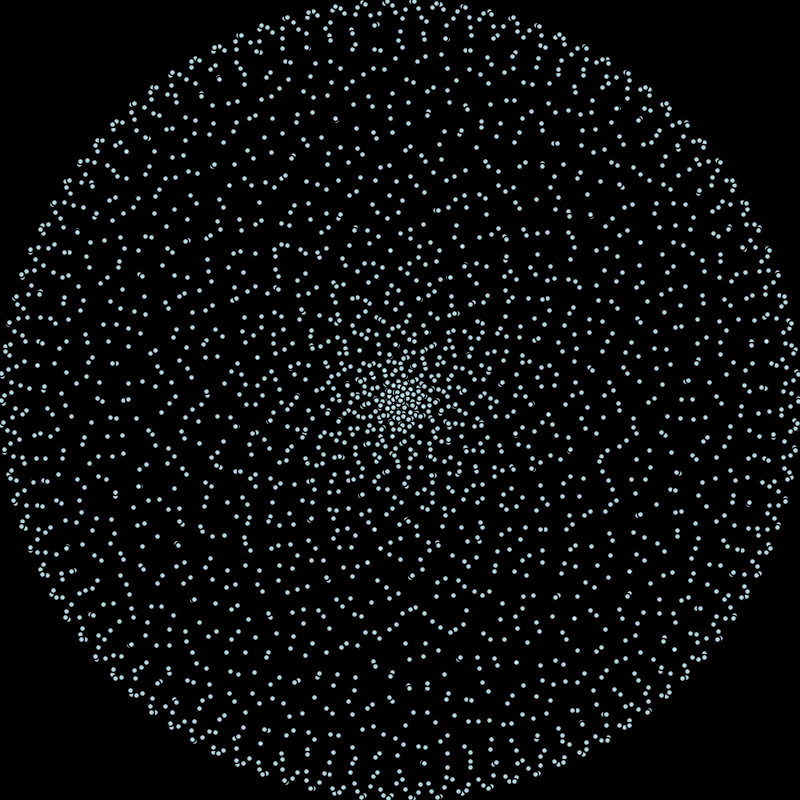
Frame 1 (no input)
Frame 60 (the mouse pressed at the canvas centre just before this capture): identical to frame 1, image omitted
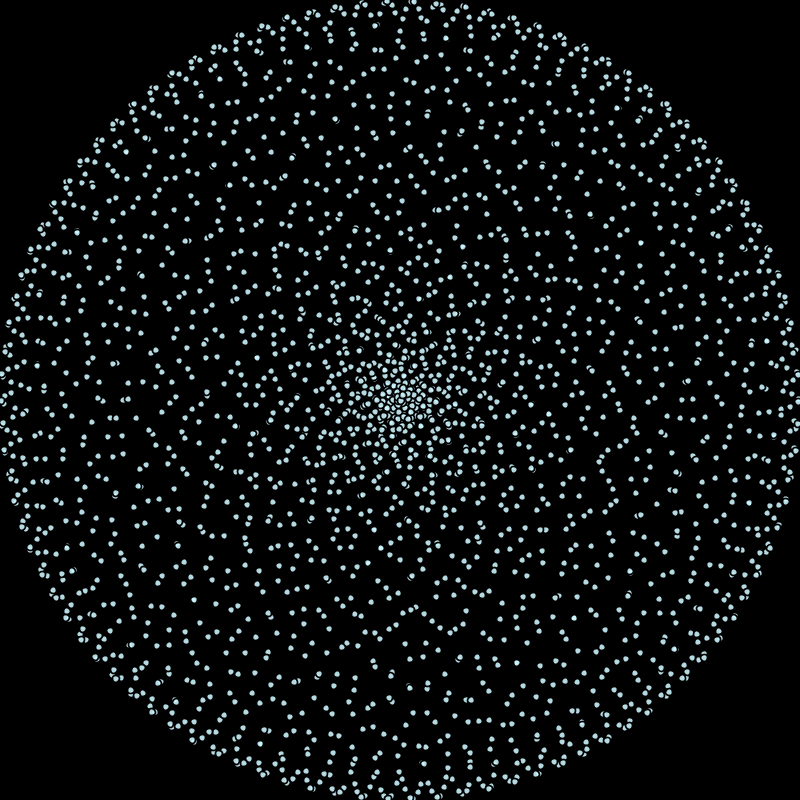
Frame 120 (the mouse held since frame 60 and released just before this capture)

The Processing sketch that drew these frames (run headless with seeded random() and noise(); from frame 60 on, the mouse is pressed at the canvas centre):

// Processing sketch: processing_99863
// ── processing_99863.pde

//I know I got some of this code from somewhere on open processing, but now can't find the original

float n = 12.25; // n = 2 , 3, 4, 5, 1/2, e, PI, sqrt(2) etc
float n1 = 13;
float nSpeed = .000250;
float a = 399f;
float k = 10f;
float r1,r2,r3,r4,r5;
int red;
boolean nGo;

void setup() {
  size(800,800);
  background(255);
  smooth();
  r1=0;
  r2=50;
  r3=100;
  r4=150;
 //noLoop();
  colorMode(HSB, 360, 100, 100);

}
 
void draw() {  
  background(0);
  nSpeed = map(mouseX,0,width,.000050,.000625);
  strokeWeight(1);
    if(nGo){
    //to stop at intervals...  
    if(n > n1){
      nGo = false;
      n1++;
    }
    else {
      n += nSpeed;
    }
  }
  for(float t = -8*PI; t <= 8*PI; t += 0.02) {
 //   float r = k*sqrt(a * sin(n * t));
     float r = a * sin(n * t);
//      float r = a * cos(n * t);
 
    // Polar to Cartesian conversion
    float x = r * cos(t) + width/2;
    float y = r * sin(t) + height/2;

     if (x > (width/8 * 3) || x < (width/8 *5) ){
       red = 255;
     }
     else {
        red = 0;
     }
    r = map(r,0,500,0,200);
   // r1 = map(x,0,width,0,360);

    r2 = map(y,0,height,0,360);
    r3 = map(mouseY,0,height,100,149);
    r4 = map(mouseY,0,height,150,200);
    r5 = map(mouseX,0,width,6,8);

    strokeWeight(r5 - r5/1.325);
   // fill(r, random(r1,r2), random(r3,r4),225);
 // this makes rainbows
 //r1 = dist(x,y,width/2,height/2);
 // fill(r1,360,100,225);

fill(190,20,220,225);
 //  println(r);
//point(x, y)
   // rect(x, y, 3, 3);
    ellipse(x, y, r5, r5);
  }
//  n = map(mouseX,0,width,1,10);

}

void mouseClicked(){
  //n++;
  nGo = !nGo;
}
